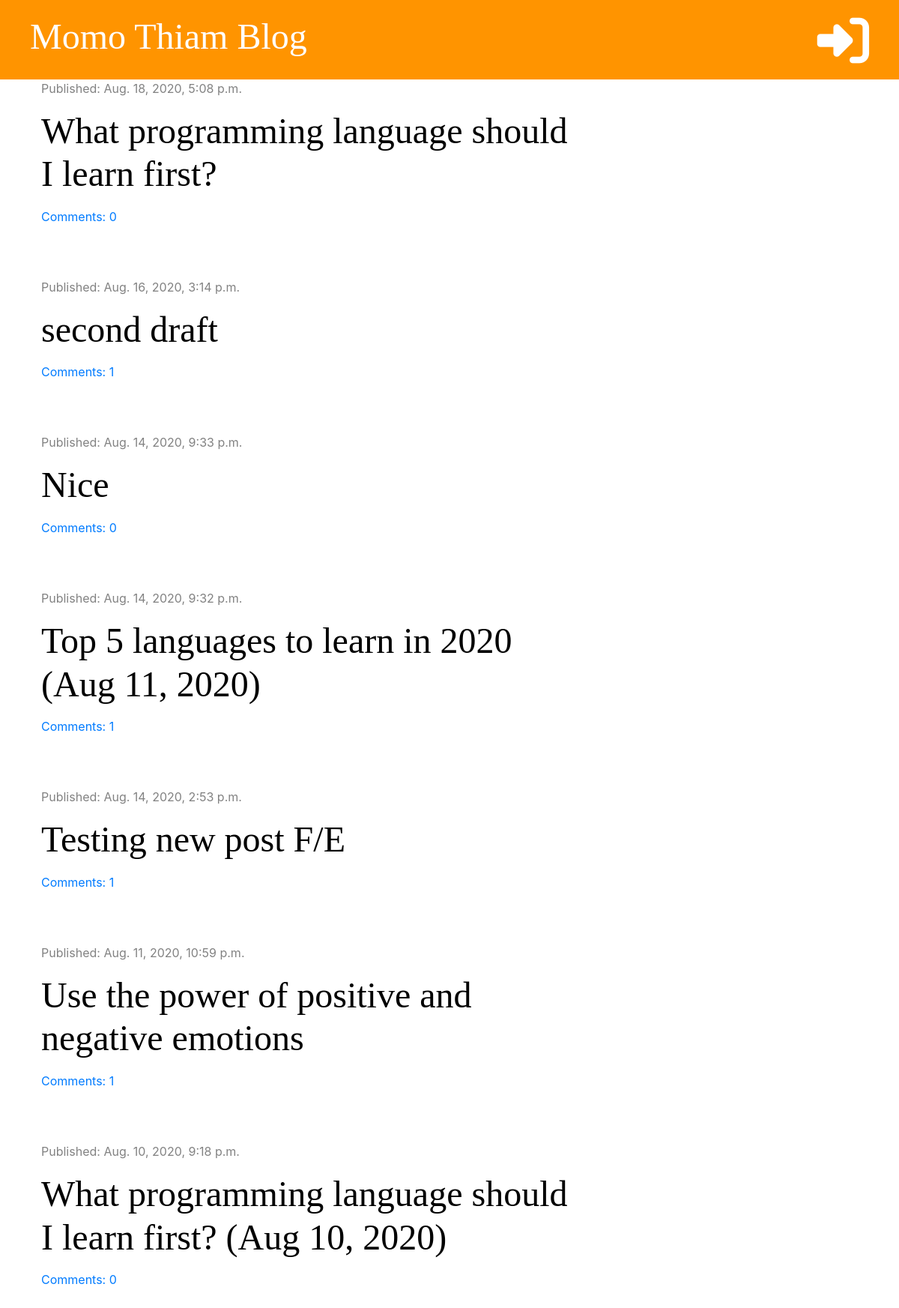
The page / on the database its author committed.
### blog/models.py (models this page shows, shortened)
class Post(models.Model):
    author = models.ForeignKey('auth.User', on_delete=models.CASCADE)
    title = models.CharField(max_length=200)
    text = models.TextField()
    created_date = models.DateTimeField(default=timezone.now)
    published_date = models.DateTimeField(blank=True, null=True)
    def approved_comments(self):
        return self.comments.filter(approved=True)

### blog/views.py (the view)
# urls.py: path('', views.post_list, name='post_list'),
def post_list(request):
    posts = Post.objects.filter(published_date__lte=timezone.now()).order_by('-published_date')
    stuff_for_frontend = {'posts': posts}
    return render(request, 'blog/post_list.html', stuff_for_frontend)

### blog/templatetags/markdownify.py (called while the page is built)
@register.filter
def markdown(value):
    renderer = HighlightRenderer()
    markdown = mistune.Markdown(renderer=renderer)
    return markdown(value)

### blog/templates/blog/post_list.html (shortened to what this page needs)
{% extends 'blog/base.html' %}
{% load markdownify %}
{% block content %}
    {% for post in posts %}
        <div class="post">
            <div class="date">
                <p>Published: {{ post.published_date }}</p>
            </div>
            <h1><a href="{% url 'post_detail' pk=post.pk %}">{{ post.title }}</a></h1>
            <a href="{% url 'post_detail' pk=post.pk %}">Comments: {{ post.approved_comments.count }}</a>
        </div>
    {% endfor %}
{% endblock %}

### blog/static/css/blog.css (style rules this page uses)
h1, h2, h3, h4 { font-family: 'Tangerine', 'Inconsalata', 'Droid Sans', serif; font-size: 48px; }
.date { color: #828282 }
.post { margin-bottom: 70px; }
.post h1 a { color: #000000; }

### rows shown on the page
Post: published_date "Aug. 18, 2020, 5:08 p.m.", title "What programming language should I learn first?", approved_comments.count "0"
Post: published_date "Aug. 16, 2020, 3:14 p.m.", title "second draft", approved_comments.count "1"
Post: published_date "Aug. 14, 2020, 9:33 p.m.", title "Nice", approved_comments.count "0"
Post: published_date "Aug. 14, 2020, 9:32 p.m.", title "Top 5 languages to learn in 2020 (Aug 11, 2020)", approved_comments.count "1"
Post: published_date "Aug. 14, 2020, 2:53 p.m.", title "Testing new post F/E", approved_comments.count "1"
Post: published_date "Aug. 11, 2020, 10:59 p.m.", title "Use the power of positive and negative emotions", approved_comments.count "1"
Post: published_date "Aug. 10, 2020, 9:18 p.m.", title "What programming language should I learn first? (Aug 10, 2020)", approved_comments.count "0"
